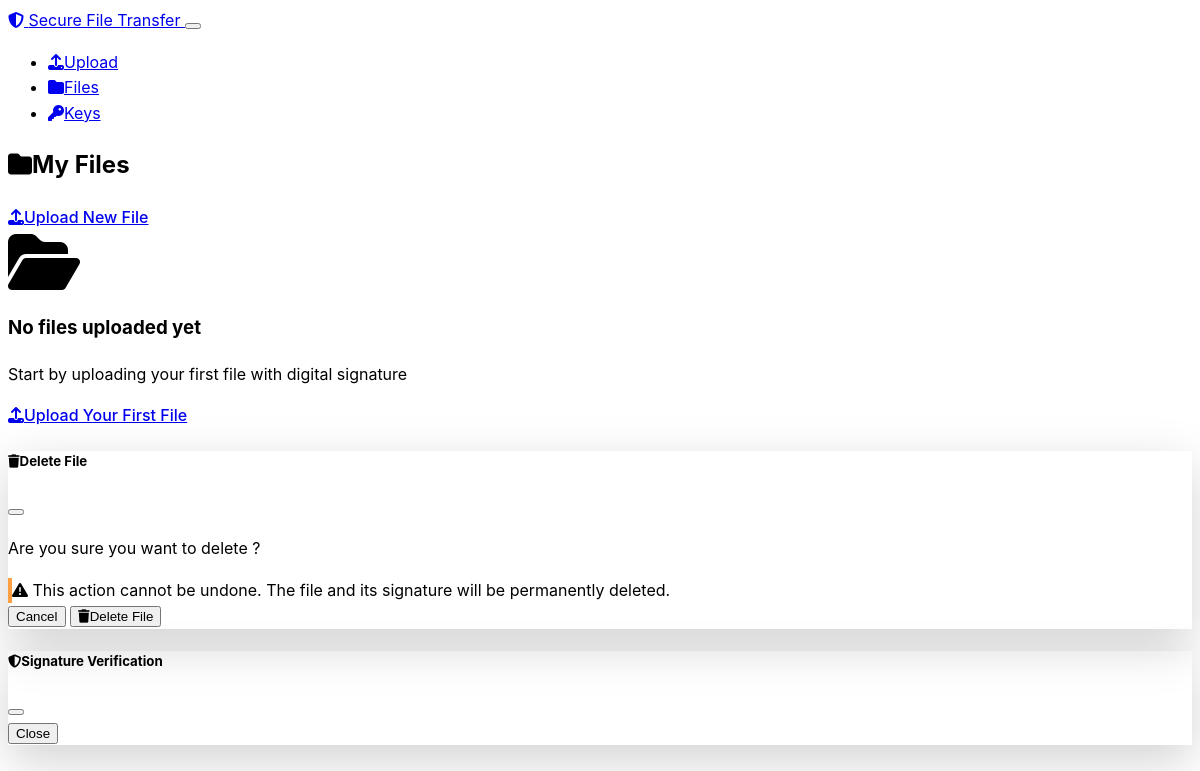
Before: /files with the older database file.
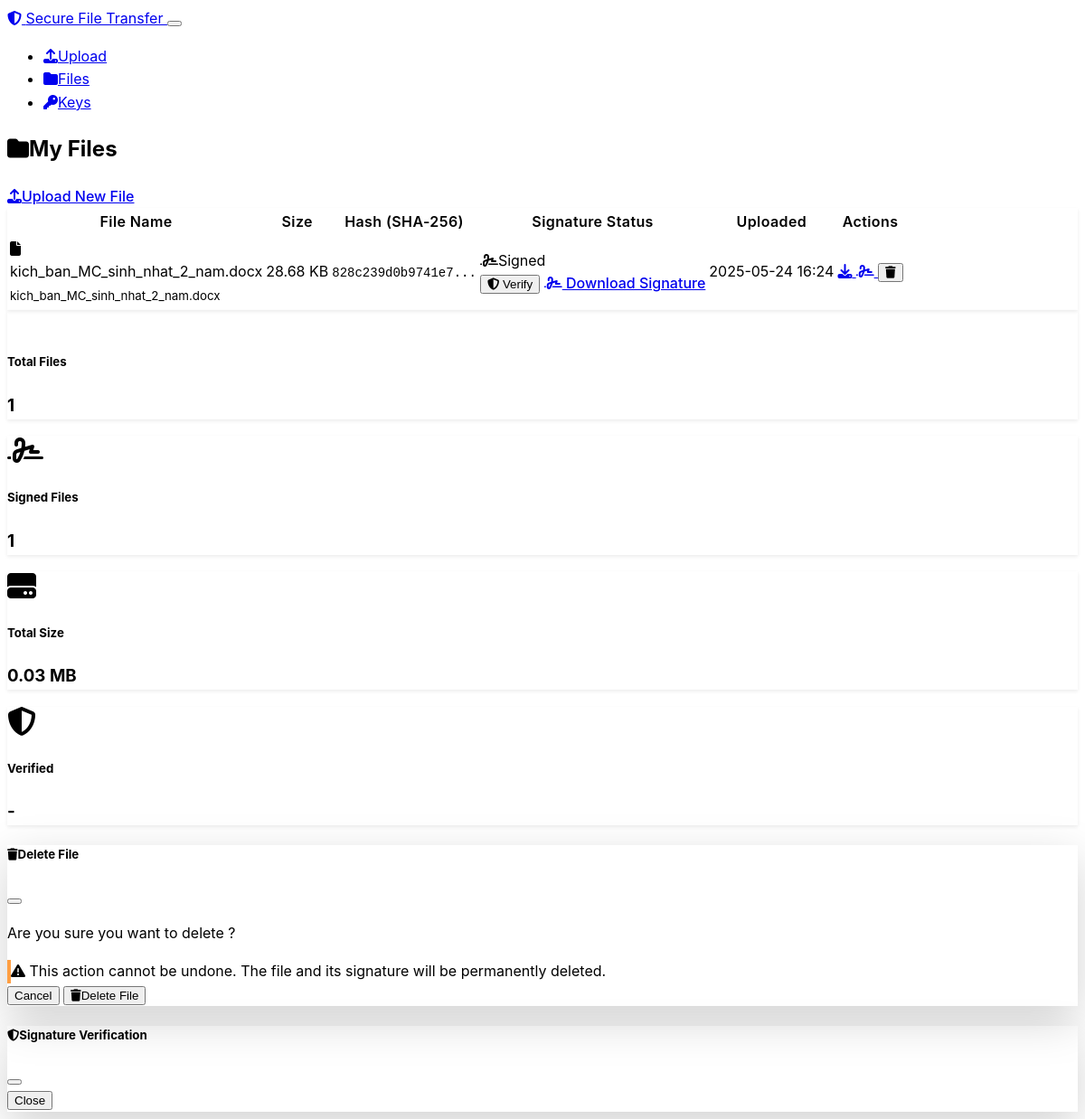
After: the same page with the newer database file.
### models.py (models this page shows, shortened)
class FileRecord(db.Model):
    id = db.Column(db.Integer, primary_key=True)
    filename = db.Column(db.String(255), nullable=False)
    original_filename = db.Column(db.String(255), nullable=False)
    file_path = db.Column(db.String(500), nullable=False)
    file_size = db.Column(db.Integer, nullable=False)
    file_hash = db.Column(db.String(64), nullable=False)  # SHA-256 hash
    signature = db.Column(Text, nullable=True)  # RSA signature
    signature_verified = db.Column(db.Boolean, default=False)
    uploaded_at = db.Column(db.DateTime, default=datetime.utcnow)
    user_id = db.Column(db.Integer, db.ForeignKey('user.id'), nullable=False)

### routes.py (the view)
@app.route('/files')
def files():
    user = User.query.first()
    if not user:
        user = User(username='default_user')
        db.session.add(user)
        db.session.commit()
    user_files = FileRecord.query.filter_by(user_id=user.id).order_by(FileRecord.uploaded_at.desc()).all()
    if not user.private_key or not user.public_key:
        flash('Bạn chưa có khóa RSA. Vui lòng tạo khóa để ký số các file.', 'warning')
    return render_template('files.html', user=user, files=user_files)

### templates/files.html (shortened to what the changed rows need)
{% extends "base.html" %}
{% block content %}
<div class="d-flex justify-content-between align-items-center mb-4">
    <h2>
        <i class="fas fa-folder me-2"></i>My Files
    </h2>
</div>
{% if files %}
<div class="card">
    <div class="card-body">
        <div class="table-responsive">
            <table class="table table-hover">
                <thead>
                    <tr>
                        <th>File Name</th>
                        <th>Size</th>
                        <th>Hash (SHA-256)</th>
                        <th>Signature Status</th>
                        <th>Uploaded</th>
                        <th>Actions</th>
                    </tr>
                </thead>
                <tbody>
                    {% for file in files %}
                    <tr id="file-row-{{ file.id }}">
                        <td>
                            <div class="d-flex align-items-center">
                                <i class="fas fa-file me-2"></i>
                                <div>
                                    <div class="fw-bold">{{ file.original_filename }}</div>
                                    <small class="text-muted">{{ file.filename }}</small>
                                </div>
                            </div>
                        </td>
                        <td>{{ "%.2f"|format(file.file_size / 1024) }} KB</td>
                        <td>
                            <small class="font-monospace text-muted">
                                {{ file.file_hash[:16] }}...
                            </small>
                        </td>
                        <td>
                            <div id="signature-status-{{ file.id }}">
                                {% if file.signature %}
                                    <span class="badge bg-success">
                                        <i class="fas fa-signature me-1"></i>Signed
                                    </span>
                                    <div class="btn-group ms-1">
                                        <button class="btn btn-sm btn-outline-info" onclick="verifySignature({{ file.id }})">
                                            <i class="fas fa-shield-alt"></i> Verify
                                        </button>
                                        <a href="{{ url_for('download_signature', file_id=file.id) }}" class="btn btn-sm btn-outline-success">
                                            <i class="fas fa-signature"></i> Download Signature
                                        </a>
                                    </div>
                                {% else %}
                                    <span class="badge bg-secondary">
                                        <i class="fas fa-minus me-1"></i>Not Signed
                                    </span>
                                {% endif %}
                            </div>
                        </td>
                        <td>{{ file.uploaded_at.strftime('%Y-%m-%d %H:%M') }}</td>
                        <td>
                            <div class="btn-group" role="group">
                                <a href="{{ url_for('download_file', file_id=file.id) }}"
                                   class="btn btn-sm btn-outline-primary"
                                   title="Download File">
                                    <i class="fas fa-download"></i>
                                </a>
                                {% if file.signature %}
                                <a href="{{ url_for('download_signature', file_id=file.id) }}"
                                   class="btn btn-sm btn-outline-success"
                                   title="Download Signature">
                                    <i class="fas fa-signature"></i>
                                </a>
                                {% endif %}
                                <button class="btn btn-sm btn-outline-danger"
                                        onclick="deleteFile({{ file.id }}, '{{ file.original_filename }}')"
                                        title="Delete">
                                    <i class="fas fa-trash"></i>
                                </button>
                            </div>
                        </td>
                    </tr>
                    {% endfor %}
                </tbody>
            </table>
        </div>
    </div>
</div>
<div class="row mt-4">
    <div class="col-md-3">
        <div class="card text-center">
            <div class="card-body">
                <h5>Total Files</h5>
                <h3 class="text-primary">{{ files|length }}</h3>
            </div>
        </div>
    </div>
    <div class="col-md-3">
        <div class="card text-center">
            <div class="card-body">
                <i class="fas fa-signature fa-2x text-success mb-2"></i>
                <h5>Signed Files</h5>
                <h3 class="text-success">{{ files|selectattr('signature')|list|length }}</h3>
            </div>
        </div>
    </div>
    <div class="col-md-3">
        <div class="card text-center">
            <div class="card-body">
                <i class="fas fa-hdd fa-2x text-info mb-2"></i>
                <h5>Total Size</h5>
                <h3 class="text-info">{{ "%.2f"|format(files|sum(attribute='file_size') / 1024 / 1024) }} MB</h3>
            </div>
        </div>
    </div>
    <div class="col-md-3">
        <div class="card text-center">
            <div class="card-body">
                <i class="fas fa-shield-alt fa-2x text-warning mb-2"></i>
                <h5>Verified</h5>
                <h3 class="text-warning">-</h3>
            </div>
        </div>
    </div>
</div>
{% else %}
<div class="text-center py-5">
    <i class="fas fa-folder-open fa-4x text-muted mb-4"></i>
    <h3 class="text-muted">No files uploaded yet</h3>
    <p class="text-muted mb-4">Start by uploading your first file with digital signature</p>
    <a href="{{ url_for('upload_page') }}" class="btn btn-primary btn-lg">
        <i class="fas fa-upload me-2"></i>Upload Your First File
    </a>
</div>
{% endif %}
{% endblock %}

Changed rows visible on the page:
added FileRecord: original_filename "kich_ban_MC_sinh_nhat_2_nam.docx", filename "kich_ban_MC_sinh_nhat_2_nam.docx", file.file_size/1024 "28.68", file_hash "828c239d0b9741e7", uploaded_at "2025-05-24 16:24"
Other visible differences:
{{ files|length }}: (not shown) → "1"
{{ files|selectattr('signature')|list|length }}: (not shown) → "1"
{{ "%.2f"|format(files|sum(attribute='file_size') / 1024 / 1024) }}: (not shown) → "0.03"
text no longer shown: "No files uploaded yet Start by uploading your first file with digital signature Upload Your First File"
text now shown: "File Name Size Hash (SHA-256) Signature Status Uploaded Actions Total Files Signed Files Total Size MB Verified -"
